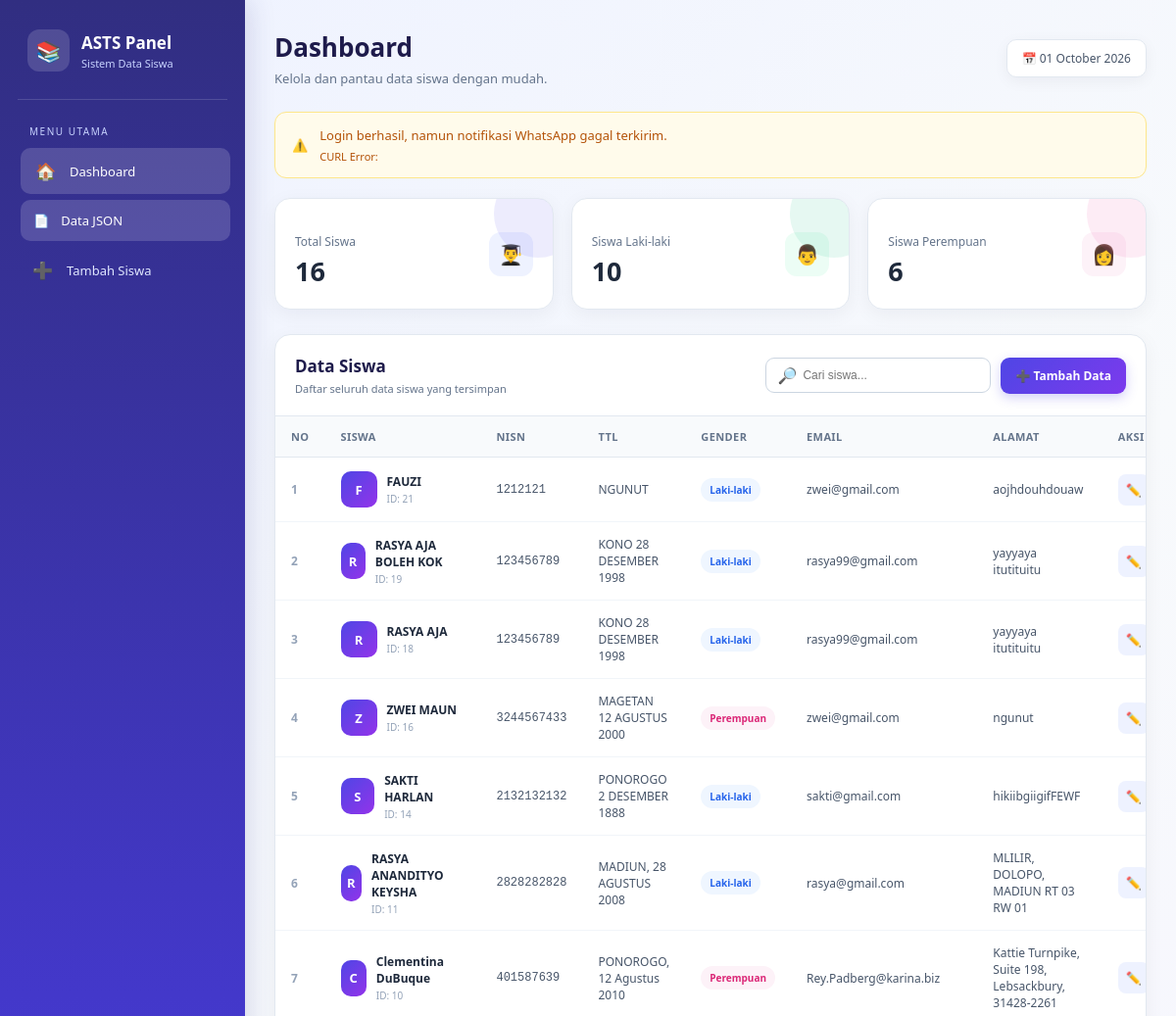
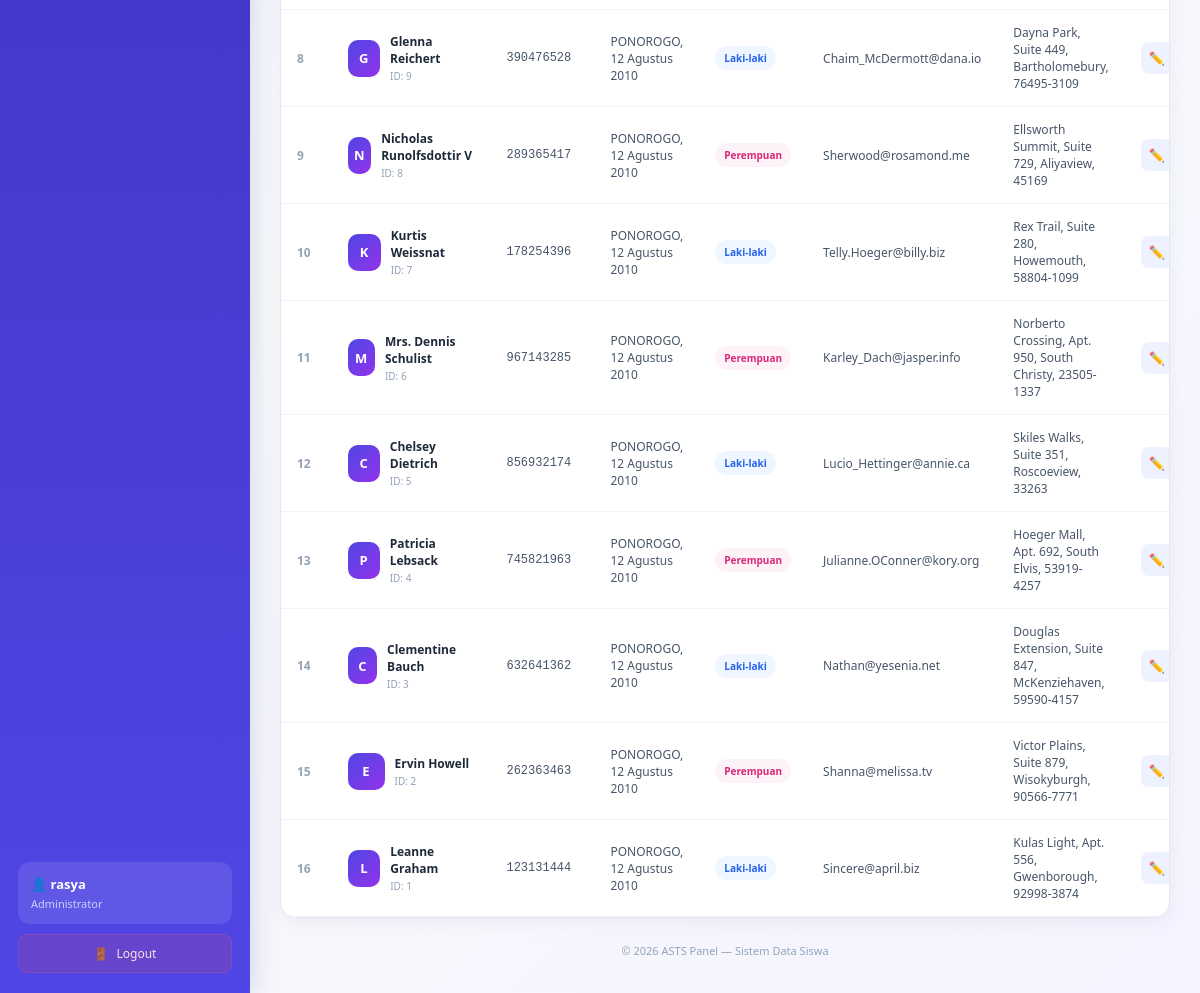
Page /index.php (signed in) on the committed database (2 pictures, top to bottom).
### tables this page shows
CREATE TABLE `users` (
  `id` int(11) NOT NULL,
  `name` varchar(100) NOT NULL,
  `nisn` varchar(20) NOT NULL,
  `ttl` varchar(100) NOT NULL,
  `gender` varchar(20) NOT NULL,
  `email` varchar(100) NOT NULL,
  `no_wa` varchar(20) DEFAULT NULL,
  `address` text NOT NULL
);

### index.php (the view, shortened to what this page needs)
<?php
require_once __DIR__ . "/koneksi.php";
$namaUser = $_SESSION['nama'] ?? 'Administrator';
$search = trim($_GET['search'] ?? '');
if ($search !== '') {
    $query = "
        SELECT *
        FROM users
        WHERE
            name LIKE ?
            OR nisn LIKE ?
            OR email LIKE ?
            OR ttl LIKE ?
            OR gender LIKE ?
            OR address LIKE ?
        ORDER BY id DESC
    ";
    $stmt = $koneksi->prepare($query);
    $keyword = "%" . $search . "%";
    $stmt->bind_param(
        "ssssss",
        $keyword,
        $keyword,
        $keyword,
        $keyword,
        $keyword,
        $keyword
    );
    $stmt->execute();
    $result = $stmt->get_result();
} else {
    $query = "
        SELECT *
        FROM users
        ORDER BY id DESC
    ";
    $result = $koneksi->query($query);
}
$totalSiswa = 0;
$totalLaki = 0;
$totalPerempuan = 0;
$statQuery = $koneksi->query("
    SELECT
        COUNT(*) AS total,
        SUM(
            gender = 'MALE'
            OR gender = 'Laki-laki'
        ) AS laki,
        SUM(
            gender = 'FEMALE'
            OR gender = 'Perempuan'
        ) AS perempuan
    FROM users
");
if ($statQuery) {
    $stat = $statQuery->fetch_assoc();
    $totalSiswa =
        (int) ($stat['total'] ?? 0);
    $totalLaki =
        (int) ($stat['laki'] ?? 0);
    $totalPerempuan =
        (int) ($stat['perempuan'] ?? 0);
}
$waNotif = $_SESSION['wa_notif'] ?? null;
$waError = $_SESSION['wa_error'] ?? null;
?>
<!DOCTYPE html>
<html lang="id">
<head>
</head>
<body>
<aside class="sidebar">
    <div class="brand">
        <div class="brand-icon">
            📚
        </div>
        <div class="brand-text">
            <h2>ASTS Panel</h2>
            <span>Sistem Data Siswa</span>
        </div>
    </div>
    <div class="menu-title">
        Menu Utama
    </div>
    <nav class="menu">
        <a
            href="index.php"
            class="active"
        >
            <div class="menu-icon">
                🏠
            </div>
            <span>
                Dashboard
            </span>
        </a>
        <a href="data_json.php" class="menu-item active">
            <span>📄</span>
            <span>Data JSON</span>
        </a>
        <a href="tambah.php">
            <div class="menu-icon">
                ➕
            </div>
            <span>
                Tambah Siswa
            </span>
        </a>
    </nav>
    <div class="sidebar-bottom">
        <div class="user-box">
            <div class="user-name">
                <?= htmlspecialchars($namaUser) ?>
            </div>
            <div class="user-role">
                Administrator
            </div>
        </div>
        <a
            href="logout.php"
            class="logout"
            onclick="return confirm('Apakah Anda yakin ingin logout?')"
        >
            🚪
            <span>
                Logout
            </span>
        </a>
    </div>
</aside>
<main class="main">
    <div class="topbar">
        <div class="page-title">
            <h1>
                Dashboard
            </h1>
            <p>
                Kelola dan pantau data siswa dengan mudah.
            </p>
        </div>
        <div class="date-box">
            📅
            <?= date('d F Y') ?>
        </div>
    </div>
    <?php if (
        is_array($waNotif) &&
        isset($waNotif['message'])
    ): ?>
        <?php if (
            isset($waNotif['status']) &&
            $waNotif['status'] === true
        ): ?>
            <div class="alert alert-success">
                <span>
                    ✅
                </span>
                <div>
                    <?= htmlspecialchars(
                        $waNotif['message']
                    ) ?>
                </div>
            </div>
        <?php else: ?>
            <div class="alert alert-warning">
                <span>
                    ⚠️
                </span>
                <div>
                    <?= htmlspecialchars(
                        $waNotif['message']
                    ) ?>
                    <?php if ($waError): ?>
                        <div style="
                            margin-top:5px;
                            font-size:11px;
                        ">
                            <?= htmlspecialchars(
                                is_string($waError)
                                    ? $waError
                                    : json_encode($waError)
                            ) ?>
                        </div>
                    <?php endif; ?>
                </div>
            </div>
        <?php endif; ?>
    <?php endif; ?>
    <section class="stats">
        <div class="stat-card stat-blue">
            <div class="stat-top">
                <div>
                    <div class="stat-label">
                        Total Siswa
                    </div>
                    <div class="stat-number">
                        <?= number_format($totalSiswa) ?>
                    </div>
                </div>
                <div class="stat-icon blue-icon">
                    👨‍🎓
                </div>
            </div>
        </div>
        <div class="stat-card stat-green">
            <div class="stat-top">
                <div>
                    <div class="stat-label">
                        Siswa Laki-laki
                    </div>
                    <div class="stat-number">
                        <?= number_format($totalLaki) ?>
                    </div>
                </div>
                <div class="stat-icon green-icon">
                    👨
                </div>
            </div>
        </div>
        <div class="stat-card stat-pink">
            <div class="stat-top">
                <div>
                    <div class="stat-label">
                        Siswa Perempuan
                    </div>
                    <div class="stat-number">
                        <?= number_format($totalPerempuan) ?>
                    </div>
                </div>
                <div class="stat-icon pink-icon">
                    👩
                </div>
            </div>
        </div>
    </section>
    <section class="content-card">
        <div class="content-header">
            <div>
                <h2>
                    Data Siswa
                </h2>
                <p>
                    Daftar seluruh data siswa yang tersimpan
                </p>
            </div>
            <div class="header-actions">
                <form
                    method="GET"
                    class="search"
                >
                    <span class="search-icon">
                        🔎
                    </span>
                    <input
                        type="text"
                        name="search"
                        value="<?= htmlspecialchars($search) ?>"
                        placeholder="Cari siswa..."
                    >
                </form>
                <a
                    href="tambah.php"
                    class="btn-add"
                >
                    ➕
                    Tambah Data
                </a>
            </div>
        </div>
        <div class="table-wrapper">
            <table>
                <thead>
                    <tr>
                        <th>
                            No
                        </th>
                        <th>
                            Siswa
                        </th>
                        <th>
                            NISN
                        </th>
                        <th>
                            TTL
                        </th>
                        <th>
                            Gender
                        </th>
                        <th>
                            Email
                        </th>
                        <th>
                            Alamat
                        </th>
                        <th>
                            Aksi
                        </th>
                    </tr>
                </thead>
                <tbody>
                <?php if (
                    $result &&
                    $result->num_rows > 0
                ): ?>
                    <?php
                    $no = 1;
                    while (
                        $row =
                        $result->fetch_assoc()
                    ):
                        $nama =
                            $row['name'] ?? '';
                        $initial =
                            strtoupper(
                                substr(
                                    $nama,
                                    0,
                                    1
                                )
                            );
                        $gender =
                            strtoupper(
                                trim(
                                    $row['gender'] ?? ''
                                )
                            );
                        if (
                            $gender === 'MALE' ||
                            $gender === 'LAKI-LAKI'
                        ) {
                            $genderClass = 'male';
                            $genderText = 'Laki-laki';
                        } elseif (
                            $gender === 'FEMALE' ||
                            $gender === 'PEREMPUAN'
                        ) {
                            $genderClass = 'female';
                            $genderText = 'Perempuan';
                        } else {
                            $genderClass = 'other';
                            $genderText =
                                $row['gender'] ?? '-';
                        }
                    ?>
                        <tr>
                            <td class="number">
                                <?= $no++ ?>
                            </td>
                            <td>
                                <div class="student">
                                    <div class="avatar">
                                        <?= htmlspecialchars(
                                            $initial
                                        ) ?>
                                    </div>
                                    <div>
                                        <div class="student-name">
                                            <?= htmlspecialchars(
                                                $nama
                                            ) ?>
                                        </div>
                                        <div class="student-id">
                                            ID:
                                            <?= htmlspecialchars(
                                                $row['id']
                                            ) ?>
                                        </div>
                                    </div>
                                </div>
                            </td>
                            <td class="nisn">
                                <?= htmlspecialchars(
                                    $row['nisn'] ?? '-'
                                ) ?>
                            </td>
                            <td>
                                <?= htmlspecialchars(
                                    $row['ttl'] ?? '-'
                                ) ?>
                            </td>
                            <td>
                                <span
                                    class="badge <?= $genderClass ?>"
                                >
                                    <?= htmlspecialchars(
                                        $genderText
                                    ) ?>
                                </span>
                            </td>
                            <td>
                                <?= htmlspecialchars(
                                    $row['email'] ?? '-'
                                ) ?>
                            </td>
                            <td>
                                <?= htmlspecialchars(
                                    $row['address'] ?? '-'
                                ) ?>
                            </td>
                            <td>
                                <div class="action">
                                    <a
                                        href="edit.php?id=<?= (int)$row['id'] ?>"
                                        class="btn-action btn-edit"
                                        title="Edit"
                                    >
                                        ✏️
                                    </a>
                                </div>
                            </td>
                        </tr>
                    <?php endwhile; ?>
                <?php endif; ?>
                </tbody>
            </table>
        </div>
    </section>
    <div class="footer">
        © 2026 ASTS Panel —
        Sistem Data Siswa
    </div>
</main>
</body>
</html>

### rows in the picture
users: name "F", name "FAUZI", id "21", nisn "1212121", ttl "NGUNUT", gender "Laki-laki", email "zwei@gmail.com", address "aojhdouhdouaw"
users: name "R", name "RASYA AJA BOLEH KOK", id "19", nisn "123456789", ttl "KONO 28 DESEMBER 1998", gender "Laki-laki", email "rasya99@gmail.com", address "yayyaya itutituitu"
users: name "R", name "RASYA AJA", id "18", nisn "123456789", ttl "KONO 28 DESEMBER 1998", gender "Laki-laki", email "rasya99@gmail.com", address "yayyaya itutituitu"
users: name "Z", name "ZWEI MAUN", id "16", nisn "3244567433", ttl "MAGETAN 12 AGUSTUS 2000", gender "Perempuan", email "zwei@gmail.com", address "ngunut"
users: name "S", name "SAKTI HARLAN", id "14", nisn "2132132132", ttl "PONOROGO 2 DESEMBER 1888", gender "Laki-laki", email "sakti@gmail.com", address "hikiibgiigifFEWF"
users: name "R", name "RASYA ANANDITYO KEYSHA", id "11", nisn "2828282828", ttl "MADIUN, 28 AGUSTUS 2008", gender "Laki-laki", email "rasya@gmail.com", address "MLILIR, DOLOPO, MADIUN RT 03 RW 01"
users: name "C", name "Clementina DuBuque", id "10", nisn "401587639", ttl "PONOROGO, 12 Agustus 2010", gender "Perempuan", email "Rey.Padberg@karina.biz", address "Kattie Turnpike, Suite 198, Lebsackbury, 31428-2261"
users: name "G", name "Glenna Reichert", id "9", nisn "390476528", ttl "PONOROGO, 12 Agustus 2010", gender "Laki-laki", email "Chaim_McDermott@dana.io", address "Dayna Park, Suite 449, Bartholomebury, 76495-3109"
users: name "N", name "Nicholas Runolfsdottir V", id "8", nisn "289365417", ttl "PONOROGO, 12 Agustus 2010", gender "Perempuan", email "Sherwood@rosamond.me", address "Ellsworth Summit, Suite 729, Aliyaview, 45169"
users: name "K", name "Kurtis Weissnat", id "7", nisn "178254396", ttl "PONOROGO, 12 Agustus 2010", gender "Laki-laki", email "Telly.Hoeger@billy.biz", address "Rex Trail, Suite 280, Howemouth, 58804-1099"
users: name "M", name "Mrs. Dennis Schulist", id "6", nisn "967143285", ttl "PONOROGO, 12 Agustus 2010", gender "Perempuan", email "Karley_Dach@jasper.info", address "Norberto Crossing, Apt. 950, South Christy, 23505-1337"
users: name "C", name "Chelsey Dietrich", id "5", nisn "856932174", ttl "PONOROGO, 12 Agustus 2010", gender "Laki-laki", email "Lucio_Hettinger@annie.ca", address "Skiles Walks, Suite 351, Roscoeview, 33263"
users: name "P", name "Patricia Lebsack", id "4", nisn "745821963", ttl "PONOROGO, 12 Agustus 2010", gender "Perempuan", email "Julianne.OConner@kory.org", address "Hoeger Mall, Apt. 692, South Elvis, 53919-4257"
users: name "C", name "Clementine Bauch", id "3", nisn "632641362", ttl "PONOROGO, 12 Agustus 2010", gender "Laki-laki", email "Nathan@yesenia.net", address "Douglas Extension, Suite 847, McKenziehaven, 59590-4157"
users: name "E", name "Ervin Howell", id "2", nisn "262363463", ttl "PONOROGO, 12 Agustus 2010", gender "Perempuan", email "Shanna@melissa.tv", address "Victor Plains, Suite 879, Wisokyburgh, 90566-7771"
users: name "L", name "Leanne Graham", id "1", nisn "123131444", ttl "PONOROGO, 12 Agustus 2010", gender "Laki-laki", email "Sincere@april.biz", address "Kulas Light, Apt. 556, Gwenborough, 92998-3874"

### other values in the picture
$namaUser "rasya"
$waNotif['message'] "Login berhasil, namun notifikasi WhatsApp gagal terkirim."
$totalSiswa "16"
$totalLaki "10"
$totalPerempuan "6"
